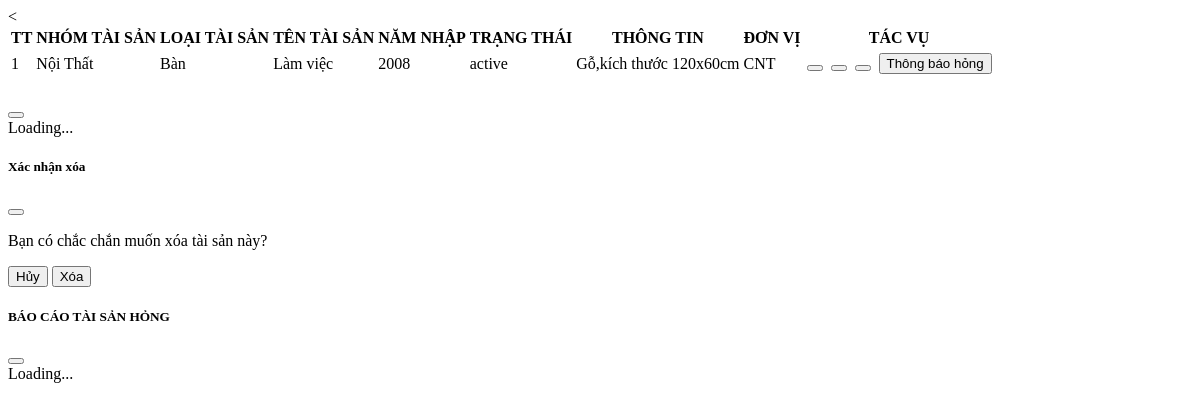
Screenshot of /laytaisan.php?barcode=0110BLVA010001 with the database file from the repository.
### tables this page shows
CREATE TABLE `group_product` (
  `id_group` varchar(4) NOT NULL,
  `name_group` varchar(50) NOT NULL
);

CREATE TABLE `category_product` (
  `id_category` varchar(4) NOT NULL,
  `name_category` varchar(50) NOT NULL
);

CREATE TABLE `product` (
  `id_product` varchar(3) NOT NULL,
  `name_product` varchar(255) NOT NULL
);

CREATE TABLE `year_import` (
  `id_year` varchar(3) NOT NULL,
  `year_import` varchar(4) NOT NULL
);

CREATE TABLE `full_information` (
  `product_group` varchar(4) NOT NULL,
  `product_category` varchar(4) NOT NULL,
  `product_name` varchar(3) NOT NULL,
  `year_import` varchar(4) NOT NULL,
  `item` varchar(4) NOT NULL,
  `barcode` varchar(36) NOT NULL DEFAULT uuid(),
  `product_information` text DEFAULT NULL,
  `Warranty_Period` date DEFAULT NULL,
  `product_status` varchar(50) NOT NULL,
  `units` varchar(3) DEFAULT NULL
);

### laytaisan.php (the view, shortened to what this page needs)
<?php
require_once __DIR__ . '/config.php';
$barcode = $_GET['barcode'] ?? '';
$barcode = $conn->real_escape_string($barcode);
$sql = "SELECT * FROM full_information WHERE barcode = '$barcode'";
$kq = $conn->query($sql);
if ($kq && $kq->num_rows > 0):
  $row = $kq->fetch_assoc();
  $group = $category = $name = $nam = '';
  $kqgroup = $conn->query("SELECT * FROM group_product WHERE id_group = " . $row["product_group"]);
  if ($kqgroup->num_rows > 0) {
    $group = $kqgroup->fetch_assoc()["name_group"];
  }
  $kqcategory = $conn->query("SELECT * FROM category_product WHERE id_category = " . $row["product_category"]);
  if ($kqcategory->num_rows > 0) {
    $category = $kqcategory->fetch_assoc()["name_category"];
  }
  $ten = strtoupper($row["product_name"]);
  $kqname = $conn->query("SELECT * FROM product WHERE id_product='$ten'");
  if ($kqname->num_rows > 0) {
    $name = $kqname->fetch_assoc()["name_product"];
  }
  $nam = '';
  $id_nam = $conn->real_escape_string($row["year_import"]);
  $kqnam = $conn->query("SELECT * FROM year_import WHERE id_year = '$id_nam'");
  if ($kqnam && $kqnam->num_rows > 0) {
    $nam = $kqnam->fetch_assoc()['year_import'];
  }
  $status = ($row["product_status"] == 'active') ? 'badge bg-success' : 'badge bg-danger';
?>
  <!DOCTYPE html>
  <html lang="en">
  <head>
    <link href="assets/style.css" rel="stylesheet">
  </head>
    <body>
      <div class="table-responsive">
        <table class="table table-hover text-center table-striped">
          <thead class="table-light">
            <tr>
              <th>TT</th>
              <th>NHÓM TÀI SẢN</th>
              <th>LOẠI TÀI SẢN</th>
              <th>TÊN TÀI SẢN</th>
              <th>NĂM NHẬP</th>
              <th>TRẠNG THÁI</th>
              <th>THÔNG TIN</th>
              <th>ĐƠN VỊ</th>
              <th>TÁC VỤ</th>
            </tr>
          </thead>
          <tbody>
            <tr>
              <td>1</td>
              <td><?= htmlspecialchars($group) ?></td>
              <td><?= htmlspecialchars($category) ?></td>
              <td><?= htmlspecialchars($name) ?></td>
              <td><?= htmlspecialchars($nam) ?></td>
              <td><span class="<?= $status ?>"><?= htmlspecialchars($row["product_status"]) ?></span></td>
              <td><?= htmlspecialchars($row["product_information"]) ?></td>
              <td><?= htmlspecialchars($row["units"]) ?></td>
              <td>
                <button class="btn btn-outline-info btn-sm" onclick="xemchitiet('<?= $row['barcode'] ?>')">
                </button>
                <button class="btn btn-outline-warning btn-sm" onclick="suataisan('<?= $row['barcode'] ?>')">
                </button>
                <button class="btn btn-outline-danger btn-sm" onclick="xoa('<?= $row['barcode'] ?>')">
                </button>
                <button class="btn btn-outline-primary btn-sm mt-2" onclick="thongbao('<?= $row['barcode'] ?>')">
                  <i class="bi bi-exclamation-triangle-fill"></i> Thông báo hỏng
                </button>
              </td>
            </tr>
          </tbody>
        </table>
      </div>
    <?php else: ?>
      <div class="alert alert-danger text-center">Không tìm thấy tài sản.</div>
    <?php endif; ?>
    <div class="modal fade" id="modal" tabindex="-1" aria-hidden="true">
      <div class="modal-dialog modal-lg">
        <div class="modal-content">
          <div class="modal-header">
            <button type="button" class="btn-close" data-bs-dismiss="modal" aria-label="Close"></button>
          </div>
          <div class="modal-body" id="modalbody">
            <div class="text-center">
              <div class="spinner-border text-primary" role="status">
                <span class="visually-hidden">Loading...</span>
              </div>
            </div>
          </div>
        </div>
      </div>
    </div>
    <div class="modal fade" id="modalXoa" tabindex="-1" aria-hidden="true">
      <div class="modal-dialog">
        <div class="modal-content">
          <div class="modal-header">
            <h5 class="modal-title">Xác nhận xóa</h5>
            <button type="button" class="btn-close" data-bs-dismiss="modal" aria-label="Close"></button>
          </div>
          <div class="modal-body">
            <p>Bạn có chắc chắn muốn xóa tài sản này?</p>
          </div>
          <div class="modal-footer">
            <button type="button" class="btn btn-secondary" data-bs-dismiss="modal">Hủy</button>
            <button type="button" class="btn btn-danger" id="btnXacNhanXoa">Xóa</button>
          </div>
        </div>
      </div>
    </div>
    <div class="modal fade" id="modalthongbao" tabindex="-1" aria-hidden="true">
      <div class="modal-dialog modal-lg">
        <div class="modal-content">
          <div class="modal-header">
            <h5 class="modal-title">BÁO CÁO TÀI SẢN HỎNG</h5>
            <button type="button" class="btn-close" data-bs-dismiss="modal" aria-label="Close"></button>
          </div>
          <div class="modal-body" id="modalbodythongbao">
            <div class="text-center">
              <div class="spinner-border text-primary" role="status">
                <span class="visually-hidden">Loading...</span>
              </div>
            </div>
          </div>
        </div>
      </div>
    </div>
    </body>
  </html>

### laytaisan.php (style rules this page uses)
.modal { z-index: 1050; }
.btn-outline-primary, .btn-outline-danger, .btn-outline-warning, .btn-outline-info { margin: 2px; }

### rows the page displays
group_product: name_group "Nội Thất"
category_product: name_category "Bàn"
product: name_product "Làm việc"
year_import: year_import "2008"
full_information: product_status "active", product_information "Gỗ,kích thước 120x60cm", units "CNT"
